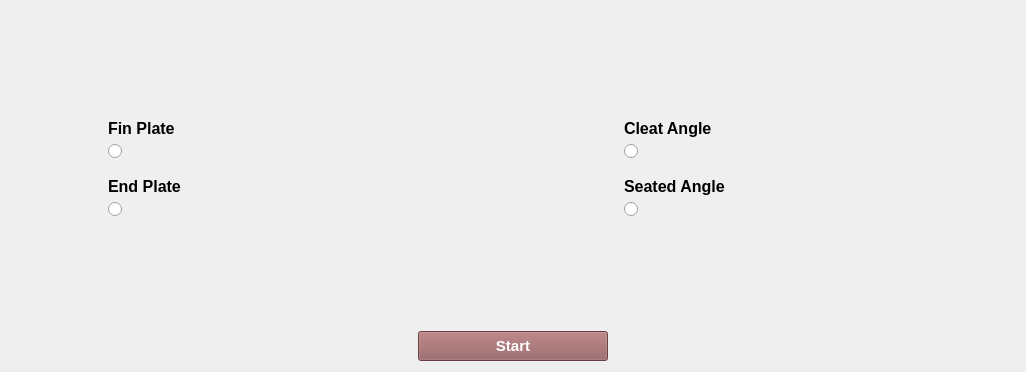
          <widget class="QWidget" name="tab1_shearconnection">
           <property name="font">
            <font>
             <italic>false</italic>
            </font>
           </property>
           <attribute name="title">
            <string>Shear Connection</string>
           </attribute>
           <layout class="QGridLayout" name="gridLayout_3">
            <item row="0" column="2">
             <spacer name="verticalSpacer_4">
              <property name="orientation">
               <enum>Qt::Vertical</enum>
              </property>
              <property name="sizeHint" stdset="0">
               <size>
                <width>20</width>
                <height>102</height>
               </size>
              </property>
             </spacer>
            </item>
            <item row="0" column="6">
             <spacer name="verticalSpacer_5">
              <property name="orientation">
               <enum>Qt::Vertical</enum>
              </property>
              <property name="sizeHint" stdset="0">
               <size>
                <width>20</width>
                <height>102</height>
               </size>
              </property>
             </spacer>
            </item>
            <item row="1" column="0">
             <spacer name="horizontalSpacer_2">
              <property name="orientation">
               <enum>Qt::Horizontal</enum>
              </property>
              <property name="sizeHint" stdset="0">
               <size>
                <width>87</width>
                <height>20</height>
               </size>
              </property>
             </spacer>
            </item>
            <item row="1" column="1" colspan="3">
             <layout class="QVBoxLayout" name="verticalLayout">
              <property name="leftMargin">
               <number>10</number>
              </property>
              <property name="topMargin">
               <number>6</number>
              </property>
              <property name="rightMargin">
               <number>10</number>
              </property>
              <property name="bottomMargin">
               <number>6</number>
              </property>
              <item>
               <widget class="QLabel" name="label_2">
                <property name="font">
                 <font>
                  <family>Arial</family>
                  <pointsize>12</pointsize>
                  <weight>75</weight>
                  <bold>true</bold>
                 </font>
                </property>
                <property name="toolTip">
                 <string>Shift+F</string>
                </property>
                <property name="text">
                 <string>Fin Plate</string>
                </property>
               </widget>
              </item>
              <item>
               <widget class="QRadioButton" name="rdbtn_finplate">
                <property name="sizePolicy">
                 <sizepolicy hsizetype="Preferred" vsizetype="Preferred">
                  <horstretch>0</horstretch>
                  <verstretch>0</verstretch>
                 </sizepolicy>
                </property>
                <property name="font">
                 <font>
                  <family>Arial</family>
                  <pointsize>12</pointsize>
                  <weight>75</weight>
                  <italic>false</italic>
                  <bold>true</bold>
                  <strikeout>false</strikeout>
                 </font>
                </property>
                <property name="focusPolicy">
                 <enum>Qt::TabFocus</enum>
                </property>
                <property name="layoutDirection">
                 <enum>Qt::LeftToRight</enum>
                </property>
                <property name="text">
                 <string/>
                </property>
                <property name="icon">
                 <iconset>
                  <normaloff>../ResourceFiles/images/finplate.png</normaloff>../ResourceFiles/images/finplate.png</iconset>
                </property>
                <property name="iconSize">
                 <size>
                  <width>300</width>
                  <height>300</height>
                 </size>
                </property>
                <property name="shortcut">
                 <string>Shift+F</string>
                </property>
                <property name="checkable">
                 <bool>true</bool>
                </property>
               </widget>
              </item>
             </layout>
            </item>
            <item row="1" column="4">
             <spacer name="horizontalSpacer_3">
              <property name="orientation">
               <enum>Qt::Horizontal</enum>
              </property>
              <property name="sizeHint" stdset="0">
               <size>
                <width>175</width>
                <height>20</height>
               </size>
              </property>
             </spacer>
            </item>
            <item row="1" column="5" colspan="3">
             <layout class="QVBoxLayout" name="verticalLayout_3">
              <property name="spacing">
               <number>6</number>
              </property>
              <property name="leftMargin">
               <number>10</number>
              </property>
              <property name="topMargin">
               <number>6</number>
              </property>
              <property name="rightMargin">
               <number>10</number>
              </property>
              <property name="bottomMargin">
               <number>6</number>
              </property>
              <item>
               <widget class="QLabel" name="label_3">
                <property name="font">
                 <font>
                  <family>Arial</family>
                  <pointsize>12</pointsize>
                  <weight>75</weight>
                  <bold>true</bold>
                 </font>
                </property>
                <property name="toolTip">
                 <string>Shift+C</string>
                </property>
                <property name="text">
                 <string>Cleat Angle</string>
                </property>
               </widget>
              </item>
              <item>
               <widget class="QRadioButton" name="rdbtn_cleat">
                <property name="sizePolicy">
                 <sizepolicy hsizetype="Preferred" vsizetype="Preferred">
                  <horstretch>0</horstretch>
                  <verstretch>0</verstretch>
                 </sizepolicy>
                </property>
                <property name="font">
                 <font>
                  <family>Arial</family>
                  <pointsize>12</pointsize>
                  <weight>75</weight>
                  <italic>false</italic>
                  <bold>true</bold>
                  <underline>false</underline>
                  <strikeout>false</strikeout>
                 </font>
                </property>
                <property name="focusPolicy">
                 <enum>Qt::TabFocus</enum>
                </property>
                <property name="layoutDirection">
                 <enum>Qt::LeftToRight</enum>
                </property>
                <property name="styleSheet">
                 <string notr="true">QRadioButton </string>
                </property>
                <property name="text">
                 <string/>
                </property>
                <property name="icon">
                 <iconset>
                  <normaloff>../ResourceFiles/images/cleatAngle.png</normaloff>../ResourceFiles/images/cleatAngle.png</iconset>
                </property>
                <property name="iconSize">
                 <size>
                  <width>300</width>
                  <height>300</height>
                 </size>
                </property>
                <property name="shortcut">
                 <string>Shift+C</string>
                </property>
               </widget>
              </item>
             </layout>
            </item>
            <item row="1" column="8">
             <spacer name="horizontalSpacer_8">
              <property name="orientation">
               <enum>Qt::Horizontal</enum>
              </property>
              <property name="sizeHint" stdset="0">
               <size>
                <width>87</width>
                <height>20</height>
               </size>
              </property>
             </spacer>
            </item>
            <item row="2" column="0">
             <spacer name="horizontalSpacer_4">
              <property name="orientation">
               <enum>Qt::Horizontal</enum>
              </property>
              <property name="sizeHint" stdset="0">
               <size>
                <width>87</width>
                <height>20</height>
               </size>
              </property>
             </spacer>
            </item>
            <item row="2" column="1" colspan="3">
             <layout class="QVBoxLayout" name="verticalLayout_4">
              <property name="leftMargin">
               <number>10</number>
              </property>
              <property name="topMargin">
               <number>6</number>
              </property>
              <property name="rightMargin">
               <number>10</number>
              </property>
              <property name="bottomMargin">
               <number>6</number>
              </property>
              <item>
               <widget class="QLabel" name="label_4">
                <property name="font">
                 <font>
                  <family>Arial</family>
                  <pointsize>12</pointsize>
                  <weight>75</weight>
                  <bold>true</bold>
                 </font>
                </property>
                <property name="toolTip">
                 <string>Shift+E</string>
                </property>
                <property name="text">
                 <string>End Plate</string>
                </property>
               </widget>
              </item>
              <item>
               <widget class="QRadioButton" name="rdbtn_endplate">
                <property name="sizePolicy">
                 <sizepolicy hsizetype="Preferred" vsizetype="Preferred">
                  <horstretch>0</horstretch>
                  <verstretch>0</verstretch>
                 </sizepolicy>
                </property>
                <property name="font">
                 <font>
                  <family>Arial</family>
                  <pointsize>12</pointsize>
                  <weight>75</weight>
                  <italic>false</italic>
                  <bold>true</bold>
                 </font>
                </property>
                <property name="focusPolicy">
                 <enum>Qt::TabFocus</enum>
                </property>
                <property name="layoutDirection">
                 <enum>Qt::LeftToRight</enum>
                </property>
                <property name="text">
                 <string/>
                </property>
                <property name="icon">
                 <iconset>
                  <normaloff>../ResourceFiles/images/endplate.png</normaloff>../ResourceFiles/images/endplate.png</iconset>
                </property>
                <property name="iconSize">
                 <size>
                  <width>300</width>
                  <height>300</height>
                 </size>
                </property>
                <property name="shortcut">
                 <string>Shift+E</string>
                </property>
               </widget>
              </item>
             </layout>
            </item>
            <item row="2" column="4">
             <spacer name="horizontalSpacer_5">
              <property name="orientation">
               <enum>Qt::Horizontal</enum>
              </property>
              <property name="sizeHint" stdset="0">
               <size>
                <width>175</width>
                <height>20</height>
               </size>
              </property>
             </spacer>
            </item>
            <item row="2" column="5" colspan="3">
             <layout class="QVBoxLayout" name="verticalLayout_5">
              <property name="leftMargin">
               <number>10</number>
              </property>
              <property name="topMargin">
               <number>6</number>
              </property>
              <property name="rightMargin">
               <number>10</number>
              </property>
              <property name="bottomMargin">
               <number>6</number>
              </property>
              <item>
               <widget class="QLabel" name="label_5">
                <property name="font">
                 <font>
                  <family>Arial</family>
                  <pointsize>12</pointsize>
                  <weight>75</weight>
                  <bold>true</bold>
                 </font>
                </property>
                <property name="toolTip">
                 <string>Shift+S</string>
                </property>
                <property name="text">
                 <string>Seated Angle</string>
                </property>
               </widget>
              </item>
              <item>
               <widget class="QRadioButton" name="rdbtn_seat">
                <property name="focusPolicy">
                 <enum>Qt::TabFocus</enum>
                </property>
                <property name="text">
                 <string/>
                </property>
                <property name="icon">
                 <iconset>
                  <normaloff>../ResourceFiles/images/seatedAngle1.png</normaloff>../ResourceFiles/images/seatedAngle1.png</iconset>
                </property>
                <property name="iconSize">
                 <size>
                  <width>300</width>
                  <height>300</height>
                 </size>
                </property>
                <property name="shortcut">
                 <string>Shift+S</string>
                </property>
               </widget>
              </item>
             </layout>
            </item>
            <item row="2" column="8">
             <spacer name="horizontalSpacer_9">
              <property name="orientation">
               <enum>Qt::Horizontal</enum>
              </property>
              <property name="sizeHint" stdset="0">
               <size>
                <width>87</width>
                <height>20</height>
               </size>
              </property>
             </spacer>
            </item>
            <item row="3" column="1">
             <spacer name="verticalSpacer_2">
              <property name="orientation">
               <enum>Qt::Vertical</enum>
              </property>
              <property name="sizeHint" stdset="0">
               <size>
                <width>20</width>
                <height>102</height>
               </size>
              </property>
             </spacer>
            </item>
            <item row="3" column="7">
             <spacer name="verticalSpacer_3">
              <property name="orientation">
               <enum>Qt::Vertical</enum>
              </property>
              <property name="sizeHint" stdset="0">
               <size>
                <width>20</width>
                <height>102</height>
               </size>
              </property>
             </spacer>
            </item>
            <item row="4" column="3">
             <spacer name="horizontalSpacer_6">
              <property name="orientation">
               <enum>Qt::Horizontal</enum>
              </property>
              <property name="sizeHint" stdset="0">
               <size>
                <width>262</width>
                <height>20</height>
               </size>
              </property>
             </spacer>
            </item>
            <item row="4" column="4">
             <widget class="QPushButton" name="btn_shearconnection_start">
              <property name="sizePolicy">
               <sizepolicy hsizetype="Preferred" vsizetype="Fixed">
                <horstretch>0</horstretch>
                <verstretch>0</verstretch>
               </sizepolicy>
              </property>
              <property name="minimumSize">
               <size>
                <width>190</width>
                <height>30</height>
               </size>
              </property>
              <property name="maximumSize">
               <size>
                <width>190</width>
                <height>30</height>
               </size>
              </property>
              <property name="font">
               <font>
                <family>Arial</family>
                <pointsize>11</pointsize>
                <weight>75</weight>
                <bold>true</bold>
               </font>
              </property>
              <property name="focusPolicy">
               <enum>Qt::TabFocus</enum>
              </property>
              <property name="toolTip">
               <string>Enter</string>
              </property>
              <property name="styleSheet">
               <string notr="true">QPushButton::hover
{
   background-color: #d97f7f;
   color:#000000 ;
}

QPushButton
{
background-color: #925a5b;
color:#ffffff;
}</string>
              </property>
              <property name="text">
               <string>Start</string>
              </property>
              <property name="shortcut">
               <string>Return</string>
              </property>
              <property name="checkable">
               <bool>false</bool>
              </property>
              <property name="autoExclusive">
               <bool>false</bool>
              </property>
              <property name="autoDefault">
               <bool>true</bool>
              </property>
             </widget>
            </item>
            <item row="4" column="5">
             <spacer name="horizontalSpacer_7">
              <property name="orientation">
               <enum>Qt::Horizontal</enum>
              </property>
              <property name="sizeHint" stdset="0">
               <size>
                <width>262</width>
                <height>20</height>
               </size>
              </property>
             </spacer>
            </item>
           </layout>
          </widget>
